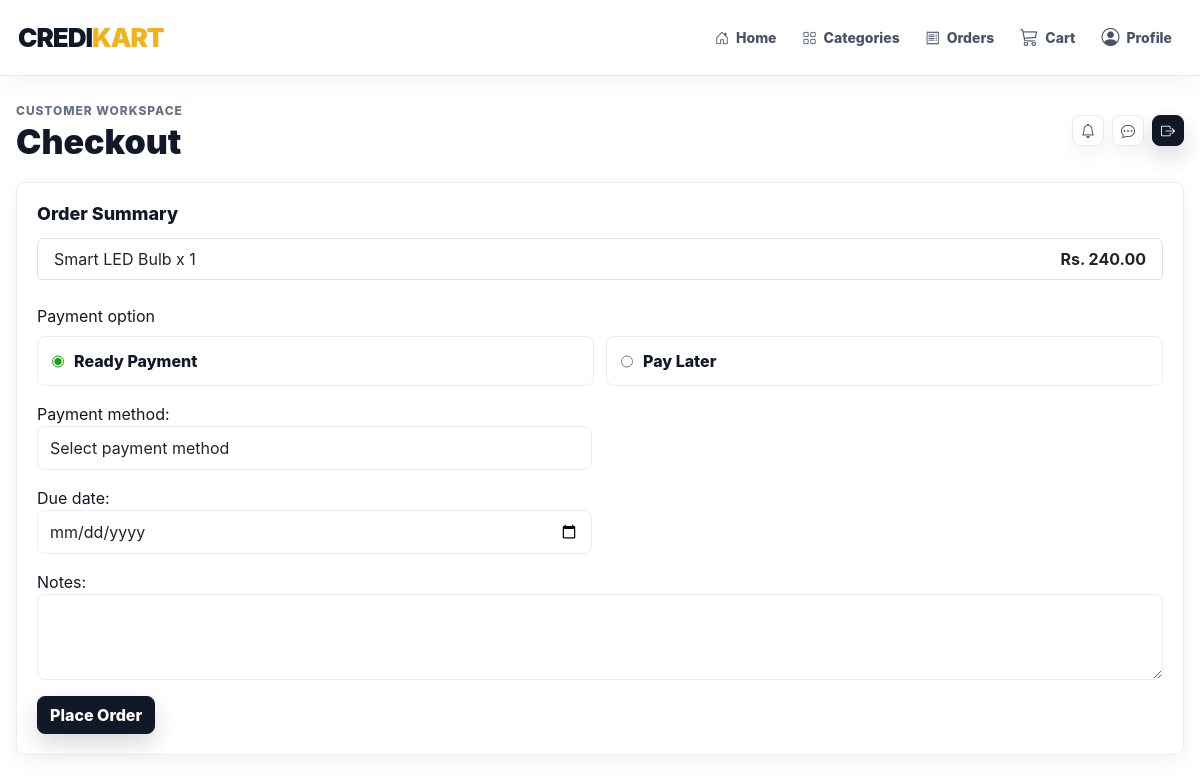
Page /orders/checkout/ (signed in) on the committed database.
### accounts/models.py (models this page shows)
class User(AbstractUser):
    ADMIN = 'admin'
    SHOPKEEPER = 'shopkeeper'
    CUSTOMER = 'customer'
    ROLE_CHOICES = (
        (ADMIN, 'Admin'),
        (SHOPKEEPER, 'Shopkeeper'),
        (CUSTOMER, 'Customer'),
    )
    role = models.CharField(max_length=20, choices=ROLE_CHOICES, default=CUSTOMER)
    phone = models.CharField(max_length=20, blank=True)
    address = models.TextField(blank=True)
    is_approved = models.BooleanField(default=True)
    created_at = models.DateTimeField(auto_now_add=True)
    @property
    def is_platform_admin(self):
        return self.is_superuser or self.role == self.ADMIN
    @property
    def is_shopkeeper(self):
        return self.role == self.SHOPKEEPER
    @property
    def is_customer(self):
        return self.role == self.CUSTOMER

### cart/models.py (models this page shows, shortened)
class CartItem(models.Model):
    cart = models.ForeignKey(Cart, on_delete=models.CASCADE, related_name='items')
    product = models.ForeignKey('products.Product', on_delete=models.CASCADE, related_name='cart_items')
    quantity = models.PositiveIntegerField(default=1)
    added_at = models.DateTimeField(auto_now_add=True)
    class Meta:
        unique_together = ('cart', 'product')
    @property
    def line_total(self):
        return self.product.price * self.quantity

### products/models.py (models this page shows, shortened)
class Product(models.Model):
    CATEGORY_CHOICES = (
        ('grocery', 'Grocery'),
        ('personal_care', 'Personal Care'),
        ('household', 'Household'),
        ('electronics', 'Electronics'),
        ('other', 'Other'),
    )
    shopkeeper = models.ForeignKey('accounts.Shopkeeper', on_delete=models.CASCADE, related_name='products')
    name = models.CharField(max_length=140)
    sku = models.CharField(max_length=40, blank=True)
    category = models.CharField(max_length=40, choices=CATEGORY_CHOICES, default='other')
    description = models.TextField(blank=True)
    image = models.ImageField(upload_to='products/', blank=True, null=True)
    price = models.DecimalField(max_digits=10, decimal_places=2)
    stock = models.PositiveIntegerField(default=0)
    reorder_level = models.PositiveIntegerField(default=5)
    is_active = models.BooleanField(default=True)
    created_at = models.DateTimeField(auto_now_add=True)
    updated_at = models.DateTimeField(auto_now=True)
    class Meta:
        ordering = ['name']

### orders/views.py (the view, shortened to what this page needs)
# urls.py: path('checkout/', views.checkout, name='checkout'),
@login_required
@role_required(User.CUSTOMER)
def checkout(request):
    cart = get_object_or_404(Cart, customer=request.user.customer_profile)
    items = list(cart.items.select_related('product', 'product__shopkeeper'))
    if not items:
        messages.warning(request, 'Your cart is empty.')
        return redirect('cart:detail')
    shopkeeper = items[0].product.shopkeeper
    if any(item.product.shopkeeper_id != shopkeeper.id for item in items):
        messages.error(request, 'Checkout supports one shop at a time. Please remove items from other shops.')
        return redirect('cart:detail')
    form = CheckoutForm(request.POST or None)
    return render(request, 'orders/checkout.html', {'cart': cart, 'form': form})

### templates/orders/checkout.html (shortened to what this page needs)
{% extends 'base.html' %}
{% block page_title %}Checkout{% endblock %}
{% block content %}
<section class="panel">
  <h2 class="section-title">Order Summary</h2>
  <ul class="list-group mb-4">{% for item in cart.items.all %}<li class="list-group-item d-flex justify-content-between">{{ item.product.name }} x {{ item.quantity }}<strong>Rs. {{ item.line_total }}</strong></li>{% endfor %}</ul>
  <form method="post" class="row g-3 checkout-payment-form">{% csrf_token %}
    <div class="col-12">
      <label class="form-label">Payment option</label>
      {{ form.payment_type }}
    </div>
    <div class="col-12 ready-payment-fields">
      <div class="row g-3">
        <div class="col-md-6">{{ form.payment_method.label_tag }}{{ form.payment_method }}{{ form.payment_method.errors }}</div>
      </div>
    </div>
    <div class="col-md-6 pay-later-fields">{{ form.due_date.label_tag }}{{ form.due_date }}{{ form.due_date.errors }}</div>
    <div class="col-12">{{ form.notes.label_tag }}{{ form.notes }}{{ form.notes.errors }}</div>
    <div class="col-12"><button class="btn btn-dark">Place Order</button></div>
  </form>
</section>
{% endblock %}

### templates/base.html (shortened to what this page needs)
{% load static %}
<!doctype html>
<html lang="en">
<head>
  <link href="https://cdn.jsdelivr.net/npm/bootstrap@5.3.3/dist/css/bootstrap.min.css" rel="stylesheet">
  <link href="https://cdn.jsdelivr.net/npm/bootstrap-icons@1.11.3/font/bootstrap-icons.css" rel="stylesheet">
  <link href="{% static 'css/app.css' %}" rel="stylesheet">
</head>
<body class="{% if user.is_authenticated %}app-body{% else %}auth-body{% endif %}">
{% if user.is_authenticated %}
<div class="app-shell">
  <header class="site-navbar">
    <a class="brand" href="{% url 'dashboard:home' %}">CREDI<span>KART</span></a>
    <nav class="primary-nav" aria-label="Primary navigation">
      <a class="nav-link" href="{% url 'dashboard:home' %}"><i class="bi bi-house-door"></i>Home</a>
      {% if user.is_customer %}
        <a class="nav-link" href="{% url 'products:catalog' %}"><i class="bi bi-grid"></i>Categories</a>
      {% endif %}
      <a class="nav-link" href="{% url 'orders:list' %}"><i class="bi bi-receipt"></i>Orders</a>
      {% if user.is_customer %}
        <a class="nav-link nav-icon-link" href="{% url 'cart:detail' %}"><i class="bi bi-cart3"></i>Cart</a>
      {% endif %}
      <a class="nav-link nav-icon-link" href="{% url 'accounts:profile' %}"><i class="bi bi-person-circle"></i>Profile</a>
    </nav>
  </header>
  <main class="content">
    <header class="topbar app-container">
      <div>
        <p class="eyebrow mb-1">{{ user.get_role_display|default:'Admin' }} Workspace</p>
        <h1>{% block page_title %}Dashboard{% endblock %}</h1>
      </div>
      <div class="d-flex align-items-center gap-2">
        <a class="btn btn-soft btn-sm" href="{% url 'notifications:list' %}"><i class="bi bi-bell"></i></a>
        <a class="btn btn-soft btn-sm" href="{% url 'chat_system:inbox' %}"><i class="bi bi-chat-dots"></i></a>
        <form method="post" action="{% url 'accounts:logout' %}">{% csrf_token %}
          <button class="btn btn-dark btn-sm"><i class="bi bi-box-arrow-right"></i></button>
        </form>
      </div>
    </header>
    <div class="app-container page-transition">
      {% block content %}{% endblock %}
    </div>
  </main>
</div>
{% else %}
  {% block auth_content %}{% endblock %}
{% endif %}
</body>
</html>

### static/css/app.css (style rules this page uses)
:root { --ink: #111827; --muted: #667085; --line: #eaecf0; --panel: #ffffff; --canvas: #ffffff; --blue: #111827; --blue-strong: #030712; --blue-soft: #f3f4f6; --green: #10a310; --green-strong: #0b7f10; --green-soft: #ecfdf3; --gold: #f3b21a; --gold-soft: #fff7df; --rose-soft: #fff0f1; --shadow-sm: 0 8px 20px rgba(17, 24, 39, .05); --shadow-md: 0 20px 48px rgba(17, 24, 39, .08); --radius: 8px; }
* { box-sizing: border-box; }
html { scroll-behavior: smooth; }
body { margin: 0; color: var(--ink); background: var(--canvas); font-family: Inter, Manrope, Poppins, system-ui, -apple-system, BlinkMacSystemFont, "Segoe UI", sans-serif; letter-spacing: 0; }
a { color: inherit; text-decoration: none; }
.app-body { background: #fff; }
.app-shell { min-height: 100vh; }
.app-container { width: min(1180px, calc(100% - 32px)); margin: 0 auto; }
.site-navbar { position: sticky; top: 0; z-index: 50; display: flex; align-items: center; justify-content: space-between; gap: 22px; min-height: 76px; padding: 14px max(18px, calc((100vw - 1180px) / 2)); background: rgba(255, 255, 255, .94); border-bottom: 1px solid rgba(226, 232, 240, .82); box-shadow: 0 8px 26px rgba(15, 23, 42, .04); backdrop-filter: blur(18px); }
.brand { display: inline-flex; align-items: center; gap: 0; color: var(--blue); font-size: 26px; font-weight: 900; letter-spacing: -1px; white-space: nowrap; }
.brand span { color: var(--gold); }
.primary-nav { display: flex; align-items: center; justify-content: flex-end; gap: 6px; flex-wrap: wrap; }
.primary-nav .nav-link { position: relative; display: inline-flex; align-items: center; gap: 7px; min-height: 40px; padding: 9px 10px; border-radius: var(--radius); color: #475467; font-size: 14px; font-weight: 760; transition: color .2s ease, background .2s ease, transform .2s ease; }
.primary-nav .nav-link::after { content: ""; position: absolute; left: 10px; right: 10px; bottom: 4px; height: 2px; border-radius: 99px; background: var(--gold); transform: scaleX(0); transform-origin: left; transition: transform .2s ease; }
.nav-icon-link i { font-size: 18px; }
.content { padding: 26px 0 44px; min-width: 0; }
.topbar { display: flex; justify-content: space-between; align-items: center; gap: 16px; margin-bottom: 22px; }
.topbar h1 { font-size: clamp(24px, 3vw, 34px); line-height: 1.05; margin: 0; font-weight: 860; }
.eyebrow { color: var(--muted); font-size: 12px; text-transform: uppercase; font-weight: 850; letter-spacing: .08em; }
.btn { border-radius: var(--radius); font-weight: 760; transition: transform .2s ease, box-shadow .2s ease, background .2s ease, border-color .2s ease; }
.btn-dark { border-color: var(--ink); background: var(--ink); box-shadow: 0 10px 22px rgba(17, 24, 39, .16); }
.btn-soft { background: #fff; border: 1px solid var(--line); color: #334155; box-shadow: var(--shadow-sm); }
.panel, .item-card { background: #fff; border: 1px solid var(--line); border-radius: var(--radius); padding: 20px; box-shadow: var(--shadow-sm); }
.section-title { font-size: 18px; font-weight: 850; margin: 0 0 14px; }
.form-control, .form-select { border-radius: var(--radius); border-color: var(--line); min-height: 44px; }
.payment-choice-list, .timeline-choice-list { display: grid; grid-template-columns: repeat(2, minmax(0, 1fr)); gap: 12px; padding: 0; margin: 0; list-style: none; }
.payment-choice-list label, .timeline-choice-list label { display: flex; align-items: center; gap: 10px; min-height: 48px; padding: 12px 14px; border: 1px solid var(--line); border-radius: var(--radius); background: #fff; font-weight: 760; cursor: pointer; }
.payment-choice-list input, .timeline-choice-list input { accent-color: var(--green); }
.page-transition { animation: pageIn .42s ease both; }

### rows in the picture
User: role "CUSTOMER"
CartItem: product.name "Smart LED Bulb", quantity "1", line_total "240.00"
